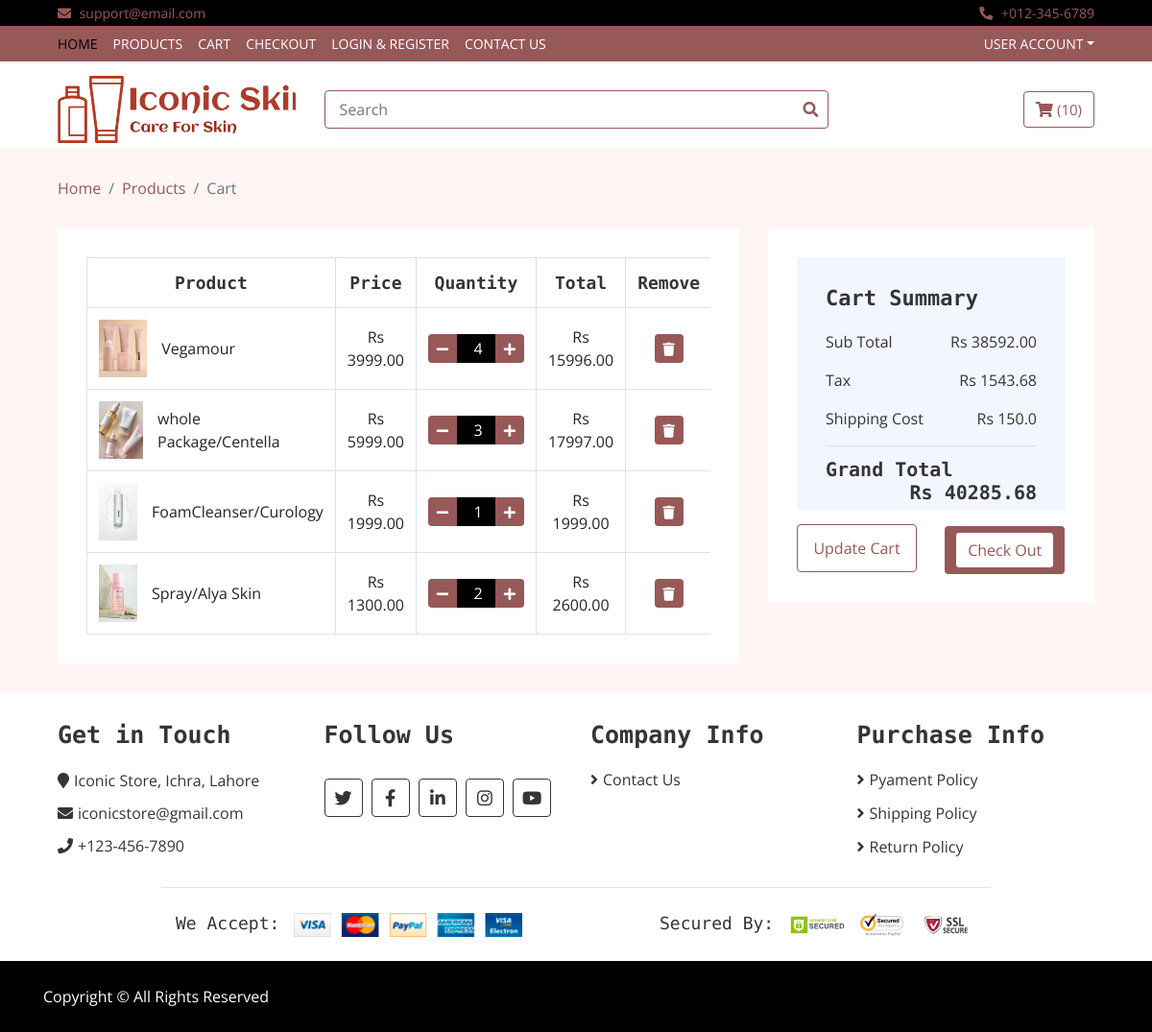
The app's page /cart (signed in) with its own data.
### app/models.py (models this page shows, shortened)
class Cart(models.Model):
    product = models.ForeignKey(Product,on_delete=models.CASCADE)
    qty = models.IntegerField()
    sub_total = models.DecimalField(max_digits=10,decimal_places=2)
    user = models.IntegerField()

class Product(models.Model):
    title = models.CharField(max_length=255)
    description = models.TextField(blank=True)
    price = models.DecimalField(max_digits=10, decimal_places=2)
    image = models.ImageField(upload_to='products/')
    category = models.ForeignKey(Category, on_delete=models.CASCADE)
    rating = models.DecimalField(max_digits=3, decimal_places=2, default=0.0)

### app/views.py (the view)
# urls.py: path('cart',views.cart, name='cart'),
def cart(request):
     total = 0
     user_id = request.user.id
     shipping_charges = 150.00
     cart_items = Cart.objects.filter(user = user_id)
     for item in cart_items:
        total = total + item.sub_total
     tax = float(total) * 0.04
     grand_total = float(total) + tax + shipping_charges
     return render(request,'cart.html', {
        'cart_items': cart_items,
        'total' :total,
        'shipping_charges' : shipping_charges,
        'tax' : tax,
        'grand_total' :grand_total } )

### app/context_processors.py (called while the page is built)
def cart_item_count(request):
    if request.user.is_authenticated:
        cart_items = Cart.objects.filter(user=request.user.id)
        total_quantity = sum(item.qty for item in cart_items)
    else:
        total_quantity = 0
    return {'cart_item_count': total_quantity}

### app/templates/cart.html (shortened to what this page needs)
{% extends 'master.html' %}
{% load static %}
{% block 'content' %}
<div class="breadcrumb-wrap">
        <div class="container-fluid">
            <ul class="breadcrumb">
                <li class="breadcrumb-item"><a href="{% url 'home' %}">Home</a></li>
                <li class="breadcrumb-item"><a href="{% url 'product_list' %}">Products</a></li>
                <li class="breadcrumb-item active">Cart</li>
            </ul>
        </div>
</div>
<div class="cart-page">
        <div class="container-fluid">
            <div class="row">
                <div class="col-lg-8">
                    <div class="cart-page-inner">
                        <div class="table-responsive">
                            <table class="table table-bordered">
                                <thead class="thead-dark">
                                    <tr>
                                        <th>Product</th>
                                        <th>Price</th>
                                        <th>Quantity</th>
                                        <th>Total</th>
                                        <th>Remove</th>
                                    </tr>
                                </thead>
                                <tbody class="align-middle">
                                    {% for item in cart_items %}
                                    <tr>
                                        <td>
                                            <div class="img">
                                                <a href="#"><img src="{{ item.product.image.url }}" alt="Image"></a>
                                                <p>{{ item.product.title }} </p>
                                            </div>
                                        </td>
                                        <td>Rs {{ item.product.price }}</td>
                                        <td>
                                            <div class="qty">
                                                <button class="btn-minus"><i class="fa fa-minus"></i></button>
                                                <input type="text" name="quantity" value=" {{ item.qty }}" autocomplete="off" size="1">
                                                <button class="btn-plus"><i class="fa fa-plus"></i></button>
                                            </div>
                                        </td>
                                        <td>Rs {{ item.sub_total }}</td>
                                        <td><a href="{% url 'delete_cart_item' item.id %}"><button><i class="fa fa-trash"></i></button></td></a>
                                    </tr>
                                    {% endfor %}
                                </tbody>
                            </table>
                        </div>
                    </div>
                </div>
                <div class="col-lg-4">
                    <div class="cart-page-inner">
                        <div class="row">
                            <div class="col-md-12">
                                <div class="cart-summary">
                                    <div class="cart-content">
                                        <h1>Cart Summary</h1>
                                        <p>Sub Total<span>Rs {{ total }}</span></p>
                                        <p>Tax<span>Rs {{ tax }}</span></p>
                                        <p>Shipping Cost<span>Rs {{ shipping_charges }}</span></p>
                                        <h2>Grand Total<span>Rs {{ grand_total }}</span></h2>
                                    </div>
                                    <div class="cart-btn">
                                        <button>Update Cart</button>
                                        <button><a class="btn" href="{% url 'checkout' %} ">Check Out</a></button>
                                    </div>
                                </div>
                            </div>
                        </div>
                    </div>
                </div>
            </div>
        </div>
</div>
{% endblock %}

### static/css/style.css (style rules this page uses)
body { color: #353535; font-family: 'Open Sans', sans-serif; font-weight: 400; background: #fff5f5; }
a { color: rgba(151, 88, 88); }
h1 { font-family: 'Source Code Pro', monospace; font-weight: 900; }
h2 { font-family: 'Source Code Pro', monospace; font-weight: 700; }
@media (min-width: 992px) { .container-fluid { padding-right: 60px; padding-left: 60px; } }
.btn { color: rgba(151, 88, 88); background: #ffffff; border: 1px solid rgba(151, 88, 88); }
.breadcrumb-wrap { position: relative; width: 100%; }
.breadcrumb-wrap .breadcrumb { margin: 0; padding: 0; background: transparent; }
.cart-page { position: relative; margin-top: 30px; }
.cart-page .cart-page-inner { padding: 30px; margin-bottom: 30px; background: #ffffff; }
.cart-page .table { width: 100%; text-align: center; margin-bottom: 0; }
.cart-page .table .thead-dark th { font-family: 'Source Code Pro', monospace; font-size: 18px; font-weight: 700; color: #353535; text-align: center; background: transparent; border-color: #dddddd; border-bottom: none; vertical-align: middle; }
.cart-page .table td { font-size: 16px; vertical-align: middle; }
.cart-page .table .img { display: flex; align-items: center; }
.cart-page .table .img img { max-width: 60px; max-height: 60px; margin-right: 15px; }
.cart-page .table .img p { display: inline-block; text-align: left; margin: 0; }
.cart-page .table .qty { display: inline-block; width: 100px; font-size: 0; }
.cart-page .table button { width: 30px; height: 30px; font-size: 14px; text-align: center; color: #ffffff; background: rgba(151, 88, 88); border: none; border-radius: 4px; }
.cart-page .table button.btn-minus { border-radius: 4px 0 0 4px; }
.cart-page .table button.btn-plus { border-radius: 0 4px 4px 0; }
.cart-page .table input { width: 40px; height: 30px; font-size: 16px; color: #ffffff; text-align: center; background: #000000; border: none; }
.cart-page .cart-summary { position: relative; width: 100%; }
.cart-page .cart-summary .cart-content { padding: 30px; background: #f3f6ff; }
.cart-page .cart-summary .cart-content h1 { font-size: 22px; margin-bottom: 20px; }
.cart-page .cart-summary .cart-content p span, .cart-page .cart-summary .cart-content h2 span { float: right; }
.cart-page .cart-summary .cart-content h2 { font-size: 20px; font-weight: 600; padding-top: 12px; border-top: 1px solid #dddddd; margin: 0; }
.cart-page .cart-summary .cart-btn button { margin-top: 15px; width: calc(50% - 15px); height: 50px; padding: 2px 10px; text-align: center; color: #ffffff; background: rgba(151, 88, 88); border: none; border-radius: 4px; }
.cart-page .cart-summary .cart-btn button:first-child { margin-right: 25px; color: rgba(151, 88, 88); background: #ffffff; border: 1px solid rgba(151, 88, 88); }

### records on screen
Cart: product.image (picture), product "Vegamour", product.price "3999.00", quantity "4", sub_total "15996.00"
Cart: product.image (picture), product "whole Package/Centella", product.price "5999.00", quantity "3", sub_total "17997.00"
Cart: product.image (picture), product "FoamCleanser/Curology", product.price "1999.00", quantity "1", sub_total "1999.00"
Cart: product.image (picture), product "Spray/Alya Skin", product.price "1300.00", quantity "2", sub_total "2600.00"

### other values on screen
{{ cart_item_count }} "10"
{{ total }} "38592.00"
{{ tax }} "1543.68"
{{ shipping_charges }} "150.0"
{{ grand_total }} "40285.68"
